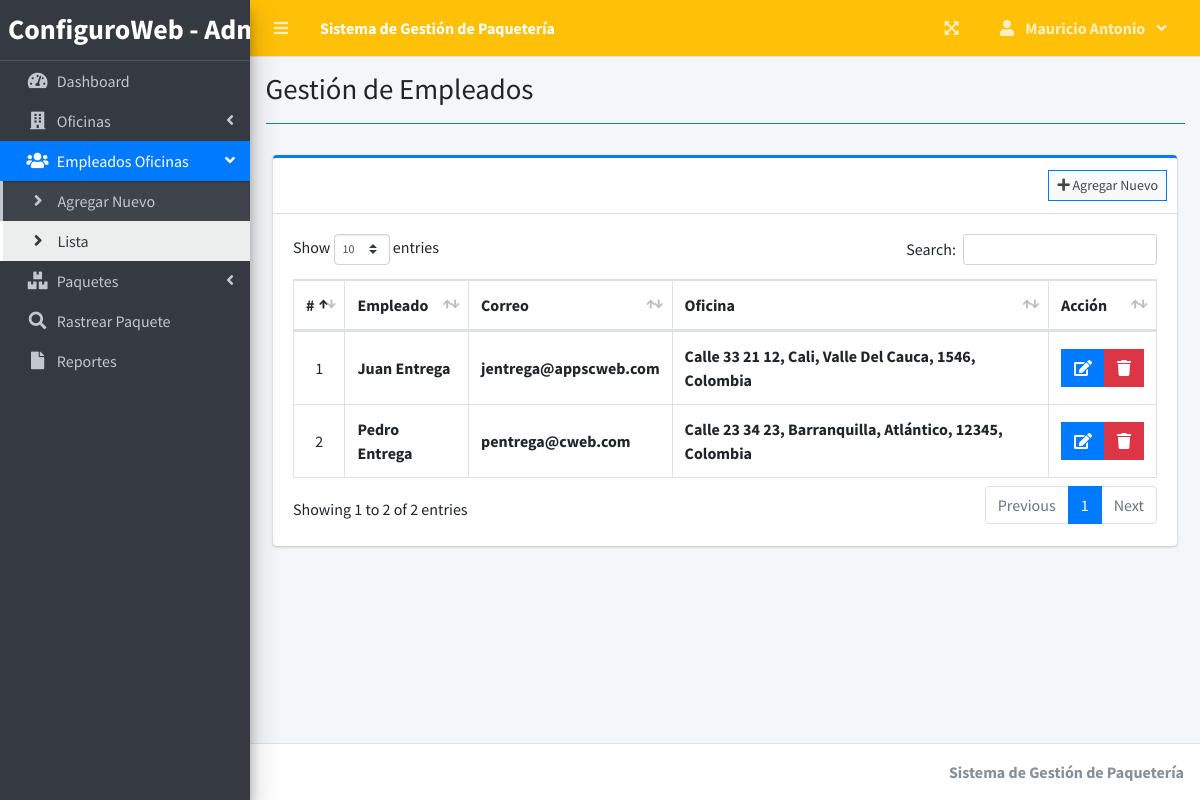
The page /index.php?page=staff_list (signed in) on the database its author committed.
### tables this page shows
CREATE TABLE `users` (
  `id` int(30) NOT NULL,
  `firstname` varchar(200) NOT NULL,
  `lastname` varchar(200) NOT NULL,
  `email` varchar(200) NOT NULL,
  `password` text NOT NULL,
  `type` tinyint(1) NOT NULL DEFAULT 2 COMMENT '1 = admin, 2 = staff',
  `branch_id` int(30) NOT NULL,
  `date_created` datetime NOT NULL DEFAULT current_timestamp()
);

### staff_list.php (the view, shortened to what this page needs)
<?php include 'db_connect.php' ?>
<div class="col-lg-12">
	<div class="card card-outline card-primary">
		<div class="card-header">
			<div class="card-tools">
				<a class="btn btn-block btn-sm btn-default btn-flat border-primary " href="./index.php?page=new_staff"><i class="fa fa-plus"></i> Agregar Nuevo</a>
			</div>
		</div>
		<div class="card-body">
			<table class="table tabe-hover table-bordered" id="list">
				<!-- <colgroup>
					<col width="5%">
					<col width="15%">
					<col width="25%">
					<col width="25%">
					<col width="15%">
				</colgroup> -->
				<thead>
					<tr>
						<th class="text-center">#</th>
						<th>Empleado</th>
						<th>Correo</th>
						<th>Oficina</th>
						<th>Acción</th>
					</tr>
				</thead>
				<tbody>
					<?php
					$i = 1;
					$qry = $conn->query("SELECT u.*,concat(u.firstname,' ',u.lastname) as name,concat(b.street,', ',b.city,', ',b.state,', ',b.zip_code,', ',b.country) as baddress FROM users u inner join branches b on b.id = u.branch_id where u.type = 2 order by concat(u.firstname,' ',u.lastname) asc ");
					while ($row = $qry->fetch_assoc()):
					?>
						<tr>
							<td class="text-center"><?php echo $i++ ?></td>
							<td><b><?php echo ucwords($row['name']) ?></b></td>
							<td><b><?php echo ($row['email']) ?></b></td>
							<td><b><?php echo ucwords($row['baddress']) ?></b></td>
							<td class="text-center">
								<div class="btn-group">
									<a href="index.php?page=edit_staff&id=<?php echo $row['id'] ?>" class="btn btn-primary btn-flat ">
										<i class="fas fa-edit"></i>
									</a>
									<button type="button" class="btn btn-danger btn-flat delete_staff" data-id="<?php echo $row['id'] ?>">
										<i class="fas fa-trash"></i>
									</button>
								</div>
							</td>
						</tr>
					<?php endwhile; ?>
				</tbody>
			</table>
		</div>
	</div>
</div>

### staff_list.php (style rules this page uses)
table td { vertical-align: middle !important; }

### rows shown on the page
users: name "Juan Entrega", email "jentrega@appscweb.com", baddress "Calle 33 21 12, Cali, Valle Del Cauca, 1546, Colombia"
users: name "Pedro Entrega", email "pentrega@cweb.com", baddress "Calle 23 34 23, Barranquilla, Atlántico, 12345, Colombia"

### other values the page prints
$_SESSION['system']['name'] "Sistema de Gestión de Paquetería"
$_SESSION['login_firstname'] "Mauricio Antonio"
$title "Gestión de Empleados"
